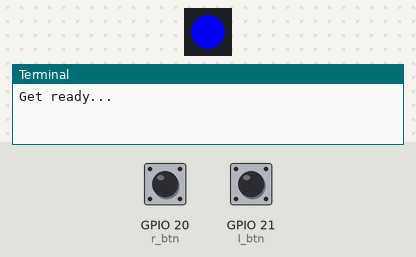
Recording of a program running on a simulated Raspberry Pi (BCM pin numbers). Shown: 1 RGB LEDs in strip order, left to right, the last lines printed to the terminal. The test bench sets the inputs (shaded band); at power-on: GPIO 20 (r_btn) HIGH, GPIO 21 (l_btn) HIGH. Random numbers come from a fixed seed.

Above: at 9.8 s.
9.9 s: GPIO 20 (r_btn) pulled LOW for 3.2 s
At 10.3 s:
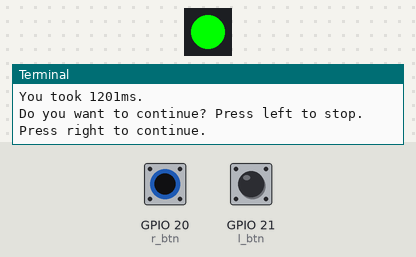
At 14.2 s:
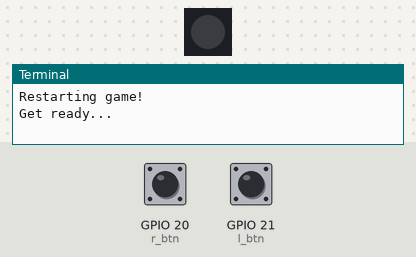
Timing chart, 0 to 24.6 s (numbered marks = the images above; inputs shaded):
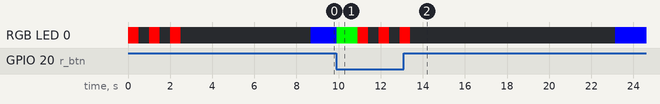

Measured:
- after the input at 9.9 s, RGB LED 0: RGB(0, 0, 255) → RGB(0, 255, 0) at once, → RGB(255, 0, 0) 1.0 s later, → off 0.50 s later, → RGB(255, 0, 0) 0.50 s later, … (8 changes in this stretch)

The program:

reaction_game.py
```python
from gpiozero import RGBLED, Button
from time import sleep
from random import uniform
from colorzero import Color

led = RGBLED(26,19,13)
l_btn = Button(21)
r_btn = Button(20)
count = 0

def start():
    print("Get ready...")

    for i in range(3):
        led.color = Color(255,0,0)
        sleep(0.5)
        led.off()
        sleep(0.5)

    sleep(uniform(5,10))
    led.color = Color(0,0,255)

start()
while True:
    count+= 1
    sleep(0.001)

    if l_btn.is_active == True or r_btn.is_active == True:
        print("Left!") if l_btn.is_active == True else print("Right!")
        led.color = Color(0,255,0)
        print("You took " + str(count) + "ms.")
        print("Do you want to continue? Press left to stop. Press right to continue.")
        sleep(1)
        while True:
            if l_btn.is_active == True:
                print("Stopping game!")
                quit()
            elif r_btn.is_active == True:
                print("Restarting game!")
                count = 0
                start()
                break
```
